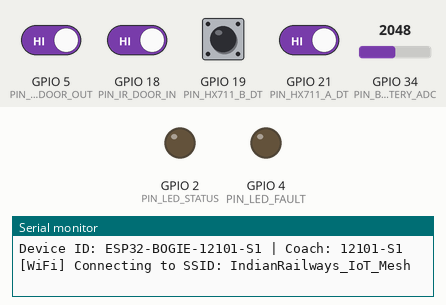
A sketch run on a simulated ESP32. Parts: output pins drawn as LEDs (lit = HIGH), the last lines printed to the serial monitor. Dashed ring = blinking. The inputs (shaded band) are chosen by the test bench; at power-on: GPIO 5 (PIN_IR_DOOR_OUT), GPIO 18 (PIN_IR_DOOR_IN), GPIO 19 (PIN_HX711_B_DT), GPIO 21 (PIN_HX711_A_DT) HIGH, GPIO 34 (PIN_BATTERY_ADC) = 2048. WiFi joins after 1.5 s; servers stay silent unless stated; uploads are accepted with an empty reply; the local clock reads 2024-03-15 10:24:30 at power-on unless the sketch sets it; pins used as bus, display or sensor lines are not drawn.

Above: at 1.1 s.
At 3.7 s:
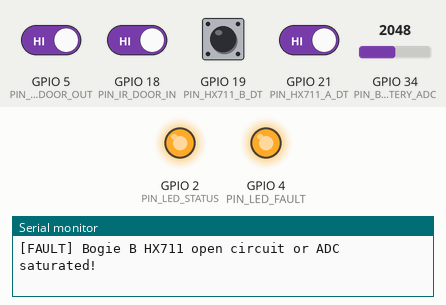
3.8 s: GPIO 21 (PIN_HX711_A_DT) driven LOW
At 4.95 s:
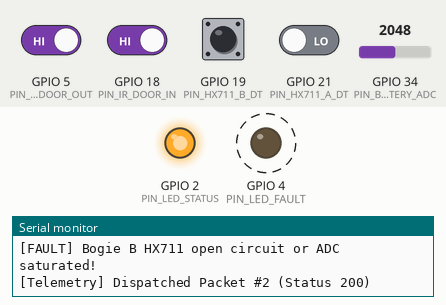
Timing chart, 0 to 31.8 s (numbered marks = the images above; inputs shaded):
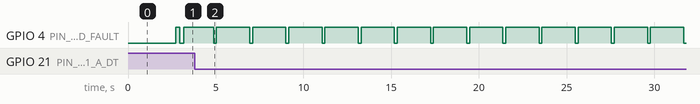

Measured:
- by itself, GPIO 4 (PIN_LED_FAULT): alternates HIGH for 1.9 s and LOW for 0.16 s

The sketch:

esp32_hx711_telemetry.ino
```cpp
/**
 * Smart Live Weight Tracker - ESP32 Production Bogie Telemetry Firmware
 * =====================================================================
 * Microcontroller: ESP32 Dual-Core Xtensa LX6 (240 MHz)
 * Peripherals:
 * - 2x Avia Semiconductor HX711 24-bit Differential ADCs
 * - 4x Compression Shear Beam Load Cells (bolster mount)
 * - 2x Optical IR Door Passenger Counter Sensors
 * - Hardware Watchdog Timer & Auto-reconnecting Wi-Fi Stack
 * - NTP Synced UTC Timestamping & Cryptographic Token Transmission
 */

#include <WiFi.h>
#include <HTTPClient.h>
#include <ArduinoJson.h>
#include <time.h>
#include <esp_task_wdt.h>
#include "config.h"

// -----------------------------------------------------------------------------
// Global State & Counters
// -----------------------------------------------------------------------------
volatile uint32_t irDoorInCount = 0;
volatile uint32_t irDoorOutCount = 0;
volatile uint32_t lastInterruptTimeIn = 0;
volatile uint32_t lastInterruptTimeOut = 0;

uint32_t packetSequenceId = 1;
uint32_t lastTelemetryTime = 0;
uint32_t lastHeartbeatTime = 0;
int32_t previousGrossWeightKg = 0;
bool wifiConnected = false;

// NTP Server Configuration
const char* ntpServer = "pool.ntp.org";
const long  gmtOffset_sec = 0;       // UTC timestamp
const int   daylightOffset_sec = 0;

// -----------------------------------------------------------------------------
// Hardware Interrupt Service Routines (ISRs) for Door IR Sensors
// Debounced with 150 ms minimum transit separation
// -----------------------------------------------------------------------------
void IRAM_ATTR isrDoorIn() {
  uint32_t now = millis();
  if (now - lastInterruptTimeIn > 150) {
    irDoorInCount++;
    lastInterruptTimeIn = now;
  }
}

void IRAM_ATTR isrDoorOut() {
  uint32_t now = millis();
  if (now - lastInterruptTimeOut > 150) {
    irDoorOutCount++;
    lastInterruptTimeOut = now;
  }
}

// -----------------------------------------------------------------------------
// Low-Level HX711 24-Bit Read Routine
// Bit-bangs 24 clock pulses on SCK and captures 2's complement reading.
// Applies 25th pulse to set Channel A Gain = 128.
// -----------------------------------------------------------------------------
int32_t readHX711(uint8_t pinDT, uint8_t pinSCK) {
  // Wait up to 100ms for HX711 DOUT to go LOW (Ready state)
  uint32_t startWait = millis();
  while (digitalRead(pinDT) == HIGH) {
    if (millis() - startWait > 100) {
      // Timeout: Sensor disconnected or power down
      return 0;
    }
    yield();
  }

  uint32_t rawData = 0;

  // Disable interrupts during timing-critical 24-pulse readout
  noInterrupts();
  for (int i = 0; i < 24; i++) {
    digitalWrite(pinSCK, HIGH);
    delayMicroseconds(1);
    rawData = (rawData << 1) | (digitalRead(pinDT) & 0x01);
    digitalWrite(pinSCK, LOW);
    delayMicroseconds(1);
  }

  // 25th pulse: Channel A, 128 gain
  digitalWrite(pinSCK, HIGH);
  delayMicroseconds(1);
  digitalWrite(pinSCK, LOW);
  delayMicroseconds(1);
  interrupts();

  // Sign extension from 24-bit to 32-bit signed integer
  if (rawData & 0x800000) {
    rawData |= 0xFF000000;
  }

  return (int32_t)rawData;
}

// -----------------------------------------------------------------------------
// Helper: Get ISO 8601 UTC Timestamp
// -----------------------------------------------------------------------------
String getIsoTimestamp() {
  struct tm timeinfo;
  if (!getLocalTime(&timeinfo)) {
    return "";
  }
  char buf[30];
  strftime(buf, sizeof(buf), "%Y-%m-%dT%H:%M:%SZ", &timeinfo);
  return String(buf);
}

// -----------------------------------------------------------------------------
// Helper: Read Battery Supply Voltage
// -----------------------------------------------------------------------------
int readBatteryVoltageMv() {
  int rawAdc = analogRead(PIN_BATTERY_ADC);
  // 3.3V reference, 12-bit ADC (4095), 2:1 resistor divider -> 2 * 3300 * adc / 4095
  int voltageMv = (rawAdc * 6600) / 4095;
  return voltageMv;
}

// -----------------------------------------------------------------------------
// Wi-Fi Connection Management
// -----------------------------------------------------------------------------
void connectWiFi() {
  Serial.print("[WiFi] Connecting to SSID: ");
  Serial.println(WIFI_SSID);

  WiFi.mode(WIFI_STA);
  WiFi.begin(WIFI_SSID, WIFI_PASSWORD);

  uint32_t startAttempt = millis();
  while (WiFi.status() != WL_CONNECTED && millis() - startAttempt < 10000) {
    delay(500);
    Serial.print(".");
    esp_task_wdt_reset();
  }

  if (WiFi.status() == WL_CONNECTED) {
    wifiConnected = true;
    Serial.println("\n[WiFi] Connected successfully!");
    Serial.print("[WiFi] IP Address: ");
    Serial.println(WiFi.localIP());
    Serial.print("[WiFi] MAC Address: ");
    Serial.println(WiFi.macAddress());

    // Synchronize NTP clock
    configTime(gmtOffset_sec, daylightOffset_sec, ntpServer);
    digitalWrite(PIN_LED_STATUS, HIGH);
  } else {
    wifiConnected = false;
    Serial.println("\n[WiFi] Connection timeout. Operating in local buffering mode.");
    digitalWrite(PIN_LED_STATUS, LOW);
  }
}

// -----------------------------------------------------------------------------
// Telemetry Transmission: POST /api/hardware/telemetry/ingest
// -----------------------------------------------------------------------------
bool sendTelemetry(int32_t bogieARaw, int32_t bogieBRaw) {
  if (WiFi.status() != WL_CONNECTED) {
    connectWiFi();
    if (WiFi.status() != WL_CONNECTED) return false;
  }

  HTTPClient http;
  String url = String(BACKEND_HOST) + String(TELEMETRY_INGEST_URI);
  http.begin(url);
  http.setTimeout(4000);

  // Headers: Content-Type & Cryptographic Device Token
  http.addHeader("Content-Type", "application/json");
  http.addHeader("X-Device-Token", DEVICE_AUTH_TOKEN);
  http.addHeader("Authorization", "Bearer " + String(DEVICE_AUTH_TOKEN));

  // Build JSON Payload
  StaticJsonDocument<1024> doc;
  doc["device_id"] = DEVICE_ID;
  doc["train_number"] = TRAIN_NUMBER;
  doc["coach_no"] = COACH_NO;
  doc["coach_type"] = COACH_TYPE;
  doc["tare_weight_kg"] = TARE_WEIGHT_KG;
  doc["max_gross_weight_kg"] = MAX_GROSS_WEIGHT_KG;

  // Dual HX711 24-bit readings
  doc["hx711_bogie_a_raw"] = bogieARaw;
  doc["hx711_bogie_b_raw"] = bogieBRaw;
  doc["calibration_scale_a"] = DEFAULT_CALIB_SCALE_A;
  doc["calibration_scale_b"] = DEFAULT_CALIB_SCALE_B;

  // Optical counters
  doc["ir_door_in_count"] = irDoorInCount;
  doc["ir_door_out_count"] = irDoorOutCount;

  // Telemetry metadata
  doc["is_physical_sensor"] = true;
  doc["auth_token"] = DEVICE_AUTH_TOKEN;
  doc["mac_address"] = WiFi.macAddress();
  doc["wifi_ssid"] = WiFi.SSID();
  doc["battery_voltage_mv"] = readBatteryVoltageMv();
  doc["rssi_dbm"] = WiFi.RSSI();
  doc["sequence_id"] = packetSequenceId++;
  doc["firmware_version"] = FIRMWARE_VERSION;

  String timestamp = getIsoTimestamp();
  if (timestamp.length() > 0) {
    doc["timestamp"] = timestamp;
  }

  String requestBody;
  serializeJson(doc, requestBody);

  int httpCode = http.POST(requestBody);
  bool success = false;

  if (httpCode == HTTP_CODE_OK || httpCode == HTTP_CODE_CREATED) {
    String response = http.getString();
    Serial.printf("[Telemetry] Dispatched Packet #%u (Status %d)\n", packetSequenceId - 1, httpCode);
    digitalWrite(PIN_LED_FAULT, LOW);
    success = true;
  } else {
    Serial.printf("[Telemetry] HTTP POST failed, code: %d\n", httpCode);
    digitalWrite(PIN_LED_FAULT, HIGH);
  }

  http.end();
  return success;
}

// -----------------------------------------------------------------------------
// Setup & Initialization
// -----------------------------------------------------------------------------
void setup() {
  Serial.begin(115200);
  delay(1000);
  Serial.println("\n========================================================");
  Serial.println("  Smart Live Weight Tracker - ESP32 Telemetry Controller");
  Serial.println("  Indian Railways Advanced Bogie Weight Monitoring System");
  Serial.println("========================================================");
  Serial.printf("Device ID: %s | Coach: %s-%s\n", DEVICE_ID, TRAIN_NUMBER, COACH_NO);

  // Initialize GPIO Pins
  pinMode(PIN_HX711_A_DT, INPUT);
  pinMode(PIN_HX711_A_SCK, OUTPUT);
  digitalWrite(PIN_HX711_A_SCK, LOW);

  pinMode(PIN_HX711_B_DT, INPUT);
  pinMode(PIN_HX711_B_SCK, OUTPUT);
  digitalWrite(PIN_HX711_B_SCK, LOW);

  pinMode(PIN_IR_DOOR_IN, INPUT_PULLUP);
  pinMode(PIN_IR_DOOR_OUT, INPUT_PULLUP);
  attachInterrupt(digitalPinToInterrupt(PIN_IR_DOOR_IN), isrDoorIn, FALLING);
  attachInterrupt(digitalPinToInterrupt(PIN_IR_DOOR_OUT), isrDoorOut, FALLING);

  pinMode(PIN_LED_STATUS, OUTPUT);
  pinMode(PIN_LED_FAULT, OUTPUT);
  digitalWrite(PIN_LED_STATUS, LOW);
  digitalWrite(PIN_LED_FAULT, LOW);

  // Initialize Hardware Watchdog Timer
  esp_task_wdt_init(WDT_TIMEOUT_SECONDS, true);
  esp_task_wdt_add(NULL);

  // Connect to Network
  connectWiFi();
}

// -----------------------------------------------------------------------------
// Main Execution Loop
// -----------------------------------------------------------------------------
void loop() {
  esp_task_wdt_reset();
  uint32_t now = millis();

  // Read HX711 Bogie Strain Sensors
  int32_t bogieARaw = readHX711(PIN_HX711_A_DT, PIN_HX711_A_SCK);
  int32_t bogieBRaw = readHX711(PIN_HX711_B_DT, PIN_HX711_B_SCK);

  // ADC Saturation or Disconnection Check
  bool hasFault = false;
  if (abs(bogieARaw) >= ADC_SATURATION_MAX || bogieARaw == 0) {
    hasFault = true;
    Serial.println("[FAULT] Bogie A HX711 open circuit or ADC saturated!");
  }
  if (abs(bogieBRaw) >= ADC_SATURATION_MAX || bogieBRaw == 0) {
    hasFault = true;
    Serial.println("[FAULT] Bogie B HX711 open circuit or ADC saturated!");
  }

  digitalWrite(PIN_LED_FAULT, hasFault ? HIGH : LOW);

  // Transmit Telemetry at designated interval
  if (now - lastTelemetryTime >= TELEMETRY_INTERVAL_MS) {
    lastTelemetryTime = now;
    sendTelemetry(bogieARaw, bogieBRaw);
  }

  delay(50);
}
```

config.h
```cpp
/**
 * Smart Live Weight Tracker - ESP32 Firmware Configuration
 * ========================================================
 * Target Hardware: ESP32-WROOM-32D / ESP32-DevKitC v4
 * Dual HX711 24-bit ADCs + Dual Optical IR Door Sensors
 */

#ifndef CONFIG_H
#define CONFIG_H

// -----------------------------------------------------------------------------
// 1. Device Identification & Cryptographic Identity
// -----------------------------------------------------------------------------
#define DEVICE_ID             "ESP32-BOGIE-12101-S1"
#define TRAIN_NUMBER          "12101"
#define COACH_NO              "S1"
#define COACH_TYPE            "Sleeper"
#define FIRMWARE_VERSION      "IR-ESP32-v2.4.1"
#define DEVICE_AUTH_TOKEN     "esp32_dev_token_12101_s1_sec7788"

// Physical Coach Specifications (in kg)
#define TARE_WEIGHT_KG        40000.0f
#define MAX_GROSS_WEIGHT_KG   55000.0f

// -----------------------------------------------------------------------------
// 2. Wi-Fi & Backend Endpoint Configuration
// -----------------------------------------------------------------------------
#define WIFI_SSID             "IndianRailways_IoT_Mesh"
#define WIFI_PASSWORD         "RailNetSecure2026"
#define BACKEND_HOST          "http://192.168.1.100:8000"  // Set to backend server IP
#define TELEMETRY_INGEST_URI  "/api/hardware/telemetry/ingest"
#define HEARTBEAT_URI         "/api/hardware/heartbeat"

// -----------------------------------------------------------------------------
// 3. Hardware GPIO Pin Definitions
// -----------------------------------------------------------------------------
// HX711 Bogie A (Front Bogie Bolster Secondary Suspension)
#define PIN_HX711_A_DT        21
#define PIN_HX711_A_SCK       22

// HX711 Bogie B (Rear Bogie Bolster Secondary Suspension)
#define PIN_HX711_B_DT        19
#define PIN_HX711_B_SCK       23

// Optical IR Door Passenger Counter (Active LOW with internal pull-up)
#define PIN_IR_DOOR_IN        18
#define PIN_IR_DOOR_OUT       5

// Battery Voltage Monitoring (Analog ADC with 2:1 resistor divider)
#define PIN_BATTERY_ADC       34

// Status LEDs
#define PIN_LED_STATUS        2   // Built-in blue LED
#define PIN_LED_FAULT         4   // Red fault indicator LED

// -----------------------------------------------------------------------------
// 4. Calibration & Sampling Parameters
// -----------------------------------------------------------------------------
// Nominal factory scale factors: ADC counts per kg
// Note: Must be recalibrated on-site using the 10-step Administrator Calibration
#define DEFAULT_CALIB_SCALE_A 215.4f
#define DEFAULT_CALIB_SCALE_B 215.4f

// ADC Saturation Limits (HX711 24-bit 2's complement)
#define ADC_SATURATION_MAX    8380000L
#define ADC_SATURATION_MIN   -8380000L

// Timing Intervals (milliseconds)
#define TELEMETRY_INTERVAL_MS 2000    // Telemetry rate: every 2 seconds
#define HEARTBEAT_INTERVAL_MS 30000   // Low-power standby ping: every 30 seconds
#define WDT_TIMEOUT_SECONDS   8       // Hardware watchdog reset timeout

#endif // CONFIG_H
```
